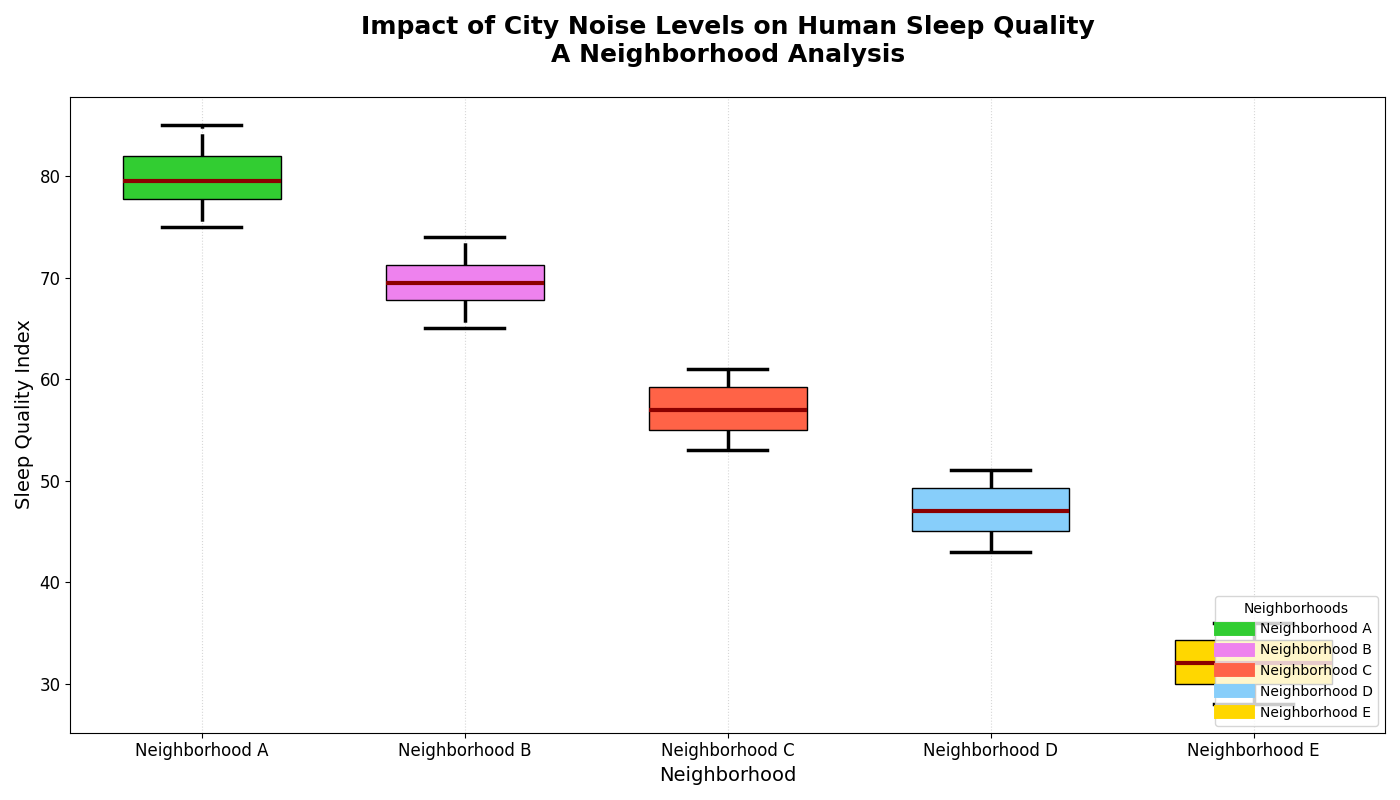

The script that drew this image:
import matplotlib.pyplot as plt
import numpy as np

neighborhood_a_sleep_quality = [79, 77, 82, 75, 83, 78, 81, 80, 79, 85, 76, 82]
neighborhood_b_sleep_quality = [70, 69, 73, 72, 67, 66, 68, 68, 70, 74, 71, 65]
neighborhood_c_sleep_quality = [59, 57, 54, 60, 53, 55, 56, 58, 61, 57, 55, 60]
neighborhood_d_sleep_quality = [47, 51, 50, 44, 43, 45, 46, 49, 45, 50, 48, 47]
neighborhood_e_sleep_quality = [32, 30, 29, 35, 36, 34, 31, 30, 33, 32, 35, 28]

all_sleep_quality_data = [
    neighborhood_a_sleep_quality,
    neighborhood_b_sleep_quality,
    neighborhood_c_sleep_quality,
    neighborhood_d_sleep_quality,
    neighborhood_e_sleep_quality
]

neighborhood_labels = ["Neighborhood A", "Neighborhood B", "Neighborhood C", "Neighborhood D", "Neighborhood E"]

fig, ax = plt.subplots(nrows=1, ncols=1, figsize=(14, 8))
box = ax.boxplot(
    all_sleep_quality_data,
    patch_artist=True,
    notch=False,
    vert=True,
    labels=neighborhood_labels,
    widths=0.6
)

colors = ['#32CD32', '#EE82EE', '#FF6347', '#87CEFA', '#FFD700']  # Shuffled colors
for patch, color in zip(box['boxes'], colors):
    patch.set_facecolor(color)

plt.setp(box['medians'], color='darkred', linewidth=3)  # Changed color and width
plt.setp(box['whiskers'], color='black', linewidth=2.5, linestyle='-.')  # Changed color and style
plt.setp(box['caps'], color='black', linewidth=2.5)
plt.setp(box['fliers'], marker='s', color='red', alpha=0.7)  # Changed marker shape and color

ax.set_title("Impact of City Noise Levels on Human Sleep Quality\nA Neighborhood Analysis", fontsize=18, weight='bold', pad=25)
ax.set_xlabel("Neighborhood", fontsize=14)
ax.set_ylabel("Sleep Quality Index", fontsize=14)
ax.grid(axis='x', linestyle=':', alpha=0.5)  # Changed grid axis and style

plt.xticks(fontsize=12)
plt.yticks(fontsize=12)

for label, color in zip(neighborhood_labels, colors):
    plt.plot([], [], color=color, label=label, linewidth=10)
plt.legend(title="Neighborhoods", loc='lower right')  # Changed legend location

plt.tight_layout()
plt.show()
